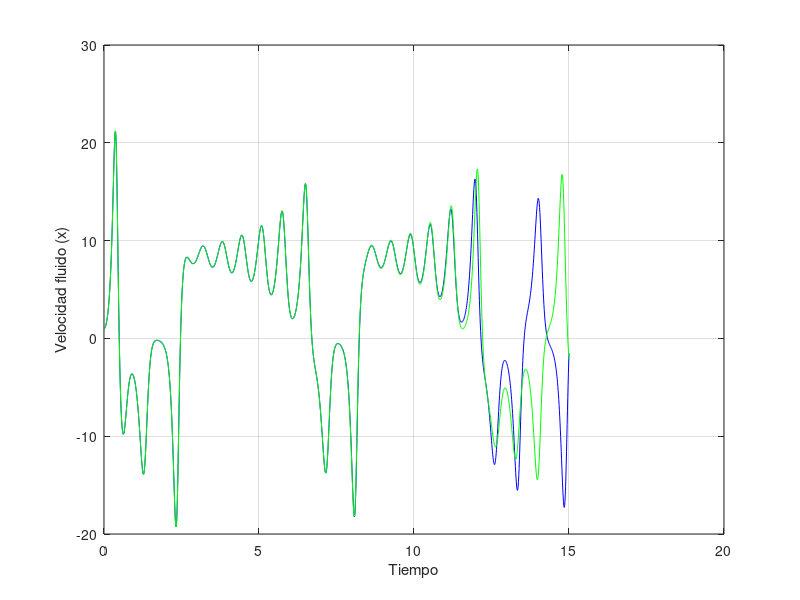

Write the MATLAB code that produced this figure.
clear; clf; hold off;

sigma = 10;
r = 28;
b = 8/3;
h = 0.01;
tfin = 15;

y1 = 1;
z1 = 1;
y2 = 1;
z2 = 1;

%Solo x
x1 = 1.000111;
x2 = 1.000011;

t = 0; n = 1;
pt(n) = t;

xt(n) = x1;
yt(n) = y1;
zt(n) = z1;

xt2(n) = x2;
yt2(n) = y2;
zt2(n) = z2;

for t = h:h:tfin
    n = n + 1;

    % Euler 1
    dx1 = sigma*(y1 - x1);
    dy1 = x1*(r - z1) - y1;
    dz1 = x1*y1 - b*z1;

    x1 = x1 + h*dx1;
    y1 = y1 + h*dy1;
    z1 = z1 + h*dz1;

    % Euler 2
    dx2 = sigma*(y2 - x2);
    dy2 = x2*(r - z2) - y2;
    dz2 = x2*y2 - b*z2;

    x2 = x2 + h*dx2;
    y2 = y2 + h*dy2;
    z2 = z2 + h*dz2;

    pt(n) = t;

    xt(n) = x1;
    yt(n) = y1;
    zt(n) = z1;

    xt2(n) = x2;
    yt2(n) = y2;
    zt2(n) = z2;
end

plot(pt, xt, 'b'); hold on;
plot(pt, xt2, 'g');
grid on;
xlabel('Tiempo');
ylabel('Velocidad fluido (x)');
